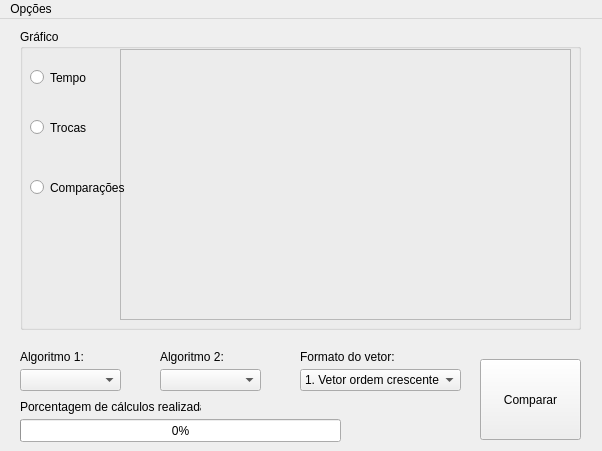
<?xml version="1.0" encoding="UTF-8"?>
<ui version="4.0">
 <class>MainWindow</class>
 <widget class="QMainWindow" name="MainWindow">
  <property name="enabled">
   <bool>true</bool>
  </property>
  <property name="geometry">
   <rect>
    <x>0</x>
    <y>0</y>
    <width>602</width>
    <height>451</height>
   </rect>
  </property>
  <property name="minimumSize">
   <size>
    <width>602</width>
    <height>451</height>
   </size>
  </property>
  <property name="maximumSize">
   <size>
    <width>602</width>
    <height>451</height>
   </size>
  </property>
  <property name="windowTitle">
   <string>MainWindow</string>
  </property>
  <widget class="QWidget" name="centralWidget">
   <widget class="QComboBox" name="alglist_2">
    <property name="geometry">
     <rect>
      <x>160</x>
      <y>350</y>
      <width>101</width>
      <height>22</height>
     </rect>
    </property>
    <property name="toolTip">
     <string>Algoritmo 2 a ser comparado</string>
    </property>
    <item>
     <property name="text">
      <string/>
     </property>
    </item>
    <item>
     <property name="text">
      <string>1. Bubblesort</string>
     </property>
    </item>
    <item>
     <property name="text">
      <string>2. Quicksort</string>
     </property>
    </item>
    <item>
     <property name="text">
      <string>3. Insertionsort</string>
     </property>
    </item>
    <item>
     <property name="text">
      <string>4. Selectionsort</string>
     </property>
    </item>
    <item>
     <property name="text">
      <string>5. Heapsort</string>
     </property>
    </item>
    <item>
     <property name="text">
      <string>6. Mergesort</string>
     </property>
    </item>
    <item>
     <property name="text">
      <string>7. Countingsort</string>
     </property>
    </item>
    <item>
     <property name="text">
      <string>8. Bucketsort</string>
     </property>
    </item>
   </widget>
   <widget class="QLabel" name="label">
    <property name="geometry">
     <rect>
      <x>20</x>
      <y>330</y>
      <width>121</width>
      <height>16</height>
     </rect>
    </property>
    <property name="text">
     <string>Algoritmo 1:</string>
    </property>
   </widget>
   <widget class="QLabel" name="label_2">
    <property name="geometry">
     <rect>
      <x>160</x>
      <y>330</y>
      <width>121</width>
      <height>16</height>
     </rect>
    </property>
    <property name="text">
     <string>Algoritmo 2:</string>
    </property>
   </widget>
   <widget class="QPushButton" name="btn_compara">
    <property name="geometry">
     <rect>
      <x>480</x>
      <y>340</y>
      <width>101</width>
      <height>81</height>
     </rect>
    </property>
    <property name="toolTip">
     <string>Comparar algoritmos selecionados</string>
    </property>
    <property name="text">
     <string>Comparar</string>
    </property>
   </widget>
   <widget class="QComboBox" name="vetlist">
    <property name="geometry">
     <rect>
      <x>300</x>
      <y>350</y>
      <width>161</width>
      <height>22</height>
     </rect>
    </property>
    <property name="toolTip">
     <string>Ordenação do vetor a ser ordenado</string>
    </property>
    <property name="currentIndex">
     <number>0</number>
    </property>
    <property name="maxVisibleItems">
     <number>3</number>
    </property>
    <item>
     <property name="text">
      <string>1. Vetor ordem crescente</string>
     </property>
    </item>
    <item>
     <property name="text">
      <string>2. Vetor ordem decrescente</string>
     </property>
    </item>
    <item>
     <property name="text">
      <string>3. Vetor aleatório</string>
     </property>
    </item>
   </widget>
   <widget class="QLabel" name="label_3">
    <property name="geometry">
     <rect>
      <x>300</x>
      <y>330</y>
      <width>121</width>
      <height>16</height>
     </rect>
    </property>
    <property name="text">
     <string>Formato do vetor:</string>
    </property>
   </widget>
   <widget class="QGroupBox" name="groupBox">
    <property name="geometry">
     <rect>
      <x>20</x>
      <y>10</y>
      <width>561</width>
      <height>301</height>
     </rect>
    </property>
    <property name="toolTip">
     <string/>
    </property>
    <property name="title">
     <string>Gráfico</string>
    </property>
    <widget class="QwtPlot" name="qwtPlot">
     <property name="geometry">
      <rect>
       <x>100</x>
       <y>20</y>
       <width>451</width>
       <height>271</height>
      </rect>
     </property>
     <property name="frameShape">
      <enum>QFrame::StyledPanel</enum>
     </property>
     <property name="frameShadow">
      <enum>QFrame::Plain</enum>
     </property>
     <property name="lineWidth">
      <number>1</number>
     </property>
    </widget>
    <widget class="QRadioButton" name="rtempo">
     <property name="geometry">
      <rect>
       <x>10</x>
       <y>40</y>
       <width>82</width>
       <height>17</height>
      </rect>
     </property>
     <property name="text">
      <string>Tempo</string>
     </property>
     <property name="checkable">
      <bool>true</bool>
     </property>
     <property name="checked">
      <bool>false</bool>
     </property>
    </widget>
    <widget class="QRadioButton" name="rtroca">
     <property name="geometry">
      <rect>
       <x>10</x>
       <y>90</y>
       <width>82</width>
       <height>17</height>
      </rect>
     </property>
     <property name="text">
      <string>Trocas</string>
     </property>
    </widget>
    <widget class="QRadioButton" name="rcomp">
     <property name="geometry">
      <rect>
       <x>10</x>
       <y>150</y>
       <width>101</width>
       <height>17</height>
      </rect>
     </property>
     <property name="text">
      <string>Comparações</string>
     </property>
    </widget>
   </widget>
   <widget class="QComboBox" name="alglist_3">
    <property name="geometry">
     <rect>
      <x>20</x>
      <y>350</y>
      <width>101</width>
      <height>22</height>
     </rect>
    </property>
    <property name="toolTip">
     <string>Algoritmo 1 a ser comparado</string>
    </property>
    <item>
     <property name="text">
      <string/>
     </property>
    </item>
    <item>
     <property name="text">
      <string>1. Bubblesort</string>
     </property>
    </item>
    <item>
     <property name="text">
      <string>2. Quicksort</string>
     </property>
    </item>
    <item>
     <property name="text">
      <string>3. Insertionsort</string>
     </property>
    </item>
    <item>
     <property name="text">
      <string>4. Selectionsort</string>
     </property>
    </item>
    <item>
     <property name="text">
      <string>5. Heapsort</string>
     </property>
    </item>
    <item>
     <property name="text">
      <string>6. Mergesort</string>
     </property>
    </item>
    <item>
     <property name="text">
      <string>7. Countingsort</string>
     </property>
    </item>
    <item>
     <property name="text">
      <string>8. Bucketsort</string>
     </property>
    </item>
   </widget>
   <widget class="QProgressBar" name="progressBar">
    <property name="geometry">
     <rect>
      <x>20</x>
      <y>400</y>
      <width>321</width>
      <height>23</height>
     </rect>
    </property>
    <property name="value">
     <number>0</number>
    </property>
    <property name="textVisible">
     <bool>true</bool>
    </property>
    <property name="invertedAppearance">
     <bool>false</bool>
    </property>
    <property name="textDirection">
     <enum>QProgressBar::TopToBottom</enum>
    </property>
   </widget>
   <widget class="QLabel" name="label_4">
    <property name="geometry">
     <rect>
      <x>20</x>
      <y>380</y>
      <width>181</width>
      <height>16</height>
     </rect>
    </property>
    <property name="text">
     <string>Porcentagem de cálculos realizada:</string>
    </property>
   </widget>
   <zorder>groupBox</zorder>
   <zorder>alglist_2</zorder>
   <zorder>label</zorder>
   <zorder>label_2</zorder>
   <zorder>btn_compara</zorder>
   <zorder>vetlist</zorder>
   <zorder>label_3</zorder>
   <zorder>alglist_3</zorder>
   <zorder>progressBar</zorder>
   <zorder>label_4</zorder>
  </widget>
  <widget class="QMenuBar" name="menuBar">
   <property name="geometry">
    <rect>
     <x>0</x>
     <y>0</y>
     <width>602</width>
     <height>21</height>
    </rect>
   </property>
   <widget class="QMenu" name="menuOp_es">
    <property name="title">
     <string>Opções</string>
    </property>
    <addaction name="clearPlot"/>
    <addaction name="saveastxt"/>
    <addaction name="about_2"/>
    <addaction name="exitAction_2"/>
   </widget>
   <addaction name="menuOp_es"/>
  </widget>
  <action name="exitAction">
   <property name="checkable">
    <bool>false</bool>
   </property>
   <property name="text">
    <string>Quit</string>
   </property>
   <property name="shortcut">
    <string>Ctrl+Q</string>
   </property>
  </action>
  <action name="clearPlot">
   <property name="text">
    <string>Limpar Gráfico</string>
   </property>
   <property name="shortcut">
    <string>Ctrl+L</string>
   </property>
   <property name="shortcutContext">
    <enum>Qt::WidgetShortcut</enum>
   </property>
  </action>
  <action name="saveastxt">
   <property name="text">
    <string>Salvar em Texto...</string>
   </property>
   <property name="shortcut">
    <string>Ctrl+S</string>
   </property>
  </action>
  <action name="exitAction_2">
   <property name="text">
    <string>Sair</string>
   </property>
   <property name="shortcut">
    <string>Ctrl+Q</string>
   </property>
  </action>
  <action name="especs">
   <property name="text">
    <string>Especificações</string>
   </property>
   <property name="shortcut">
    <string>Ctrl+T</string>
   </property>
  </action>
  <action name="let_esp">
   <property name="text">
    <string>LET Especial #0</string>
   </property>
   <property name="shortcut">
    <string>Ctrl+O</string>
   </property>
  </action>
  <action name="about_2">
   <property name="text">
    <string>Sobre...</string>
   </property>
   <property name="shortcut">
    <string>Ctrl+O</string>
   </property>
  </action>
 </widget>
 <layoutdefault spacing="6" margin="11"/>
 <customwidgets>
  <customwidget>
   <class>QwtPlot</class>
   <extends>QFrame</extends>
   <header>qwt_plot.h</header>
   <container>1</container>
  </customwidget>
 </customwidgets>
 <resources/>
 <connections/>
</ui>
